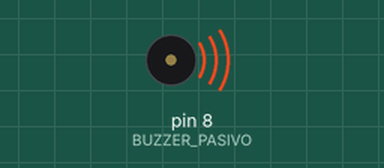
Bench run of a sketch on a simulated Arduino Uno, built with avr-gcc and run on an emulated ATmega328P. Parts: buzzer (waves = sounding).

Above: at 0.06 s.
At 13.9 s:
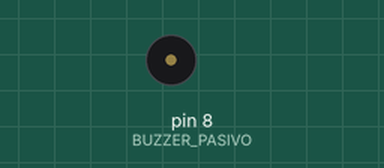
Timing chart, 0 to 16.7 s (numbered marks = the images above):
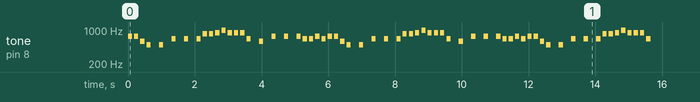

Measured:
- by itself, tone on pin 8 (BUZZER_PASIVO): plays 740 Hz for 0.13 s, 740 Hz for 0.13 s, 587 Hz for 0.13 s, 494 Hz for 0.13 s, 494 Hz for 0.13 s, 659 Hz for 0.13 s … (326 notes in this stretch)

The sketch:

55_2_BuzzerPasivo_MelodiaTakeOnMe.ino
```cpp
/*55.2.-Buzzer Pasivo: Este tipo de Buzzer recibe una señal, cuya frecuencia indicará a que tono debe de
sonar, por lo cual se le pueden programar melodías o secuencias de sonido. En este caso sonará la melodía
de Take on Me, además de este enlace se pueden obtener más secuencias de melodías conocidas:
https://github.com/robsoncouto/arduino-songs/tree/master.*/

/*#define: Instrucción utilizada para crear constantes globales en el programa de Arduino siguiendo la
sintaxis descrita a continuación:
  #define nombreConstante valorConstante
En este caso las constantes indican todas las notas musicales que pueden sonar en el buzzer pasivo para
crear una melodía simulando como si se tuviera un piano de 88 teclas, que es el más común y contiene casi
todas las frecuencias de las 8 octavas musicales. Una octava es un intervalo musical que abarca ocho notas
consecutivas, esto incluye las notas naturales do, re, mi, fa, sol, la, si y sus correspondientes
sostenidos o bemoles, donde la frecuencia de una nota en una octava superior es del doble en su equivalente
de la misma nota pero en una octava inferior. Cuanto mayor sea la frecuencia de una onda sonora, más agudo
será el sonido percibido y viceversa.*/
//OCTAVA CERO: Sonidos más graves.
#define NOTE_La0   27    //1.-A0:   Nota La   indicada en 27 Hz.
#define NOTE_LaS0  29    //2.-AS0:  Nota La Sostenido/Si Bemol indicada en 29 Hz.
#define NOTE_Si0   31    //3.-B0:   Nota Si   indicada en 31 Hz.
//PRIMERA OCTAVA:
#define NOTE_Do1   33    //4.-C1:   Nota Do   indicada en 33 Hz.
#define NOTE_DoS1  35    //5.-CS1:  Nota Do Sostenido/Re Bemol indicada en 35 Hz.
#define NOTE_Re1   37    //6.-D1:   Nota Re   indicada en 37 Hz.
#define NOTE_ReS1  39    //7.-DS1:  Nota Re Sostenido/Mi Bemol indicada en 39 Hz.
#define NOTE_Mi1   41    //8.-E1:   Nota Mi   indicada en 41 Hz.
#define NOTE_Fa1   44    //9.-F1:   Nota Fa   indicada en 44 Hz.
#define NOTE_FaS1  46    //10.-FS1: Nota Fa Sostenido/Sol Bemol indicada en 46 Hz.
#define NOTE_Sol1  49    //11.-G1:  Nota Sol  indicada en 49 Hz.
#define NOTE_SolS1 52    //12.-GS1: Nota Sol Sostenido/La Bemol indicada en 52 Hz.
#define NOTE_La1   55    //13.-A1:  Nota La   indicada en 55 Hz.
#define NOTE_LaS1  58    //14.-AS1: Nota La Sostenido/Si Bemol indicada en 58 Hz.
#define NOTE_Si1   62    //15.-B1:  Nota Si   indicada en 62 Hz.
//SEGUNDA OCTAVA:
#define NOTE_Do2   65    //16.-C2:  Nota Do   indicada en 65 Hz.
#define NOTE_DoS2  69    //17.-CS2: Nota Do Sostenido/Re Bemol indicada en 69 Hz.
#define NOTE_Re2   73    //18.-D2:  Nota Re   indicada en 73 Hz.
#define NOTE_ReS2  78    //19.-DS2: Nota Re Sostenido/Mi Bemol indicada en 78 Hz.
#define NOTE_Mi2   82    //20.-E2:  Nota Mi   indicada en 82 Hz.
#define NOTE_Fa2   87    //21.-F2:  Nota Fa   indicada en 87 Hz.
#define NOTE_FaS2  93    //22.-FS2: Nota Fa Sostenido/Sol Bemol indicada en 93 Hz.
#define NOTE_Sol2  98    //23.-G2:  Nota Sol  indicada en 98 Hz.
#define NOTE_SolS2 104   //24.-GS2: Nota Sol Sostenido/La Bemol indicada en 104 Hz.
#define NOTE_La2   110   //25.-A2:  Nota La   indicada en 110 Hz.
#define NOTE_LaS2  117   //26.-AS2: Nota La Sostenido/Si Bemol indicada en 117 Hz.
#define NOTE_Si2   123   //27.-B2:  Nota Si   indicada en 123 Hz.
//TERCERA OCTAVA:
#define NOTE_Do3   131   //28.-C3:  Nota Do   indicada en 131 Hz.
#define NOTE_DoS3  139   //29.-CS3: Nota Do Sostenido/Re Bemol indicada en 139 Hz.
#define NOTE_Re3   147   //30.-D3:  Nota Re   indicada en 147 Hz.
#define NOTE_ReS3  156   //31.-DS3: Nota Re Sostenido/Mi Bemol indicada en 156 Hz.
#define NOTE_Mi3   165   //32.-E3:  Nota Mi   indicada en 165 Hz.
#define NOTE_Fa3   175   //33.-F3:  Nota Fa   indicada en 175 Hz.
#define NOTE_FaS3  185   //34.-FS3: Nota Fa Sostenido/Sol Bemol indicada en 185 Hz.
#define NOTE_Sol3  196   //35.-G3:  Nota Sol  indicada en 196 Hz.
#define NOTE_SolS3 208   //36.-GS3: Nota Sol Sostenido/La Bemol indicada en 208 Hz.
#define NOTE_La3   220   //37.-A3:  Nota La   indicada en 220 Hz.
#define NOTE_LaS3  233   //38.-AS3: Nota La Sostenido/Si Bemol indicada en 233 Hz.
#define NOTE_Si3   247   //39.-B3:  Nota Si   indicada en 247 Hz.
//CUARTA OCTAVA:
#define NOTE_Do4   262   //40.-C4:  Nota Do   indicada en 262 Hz.
#define NOTE_DoS4  277   //41.-CS4: Nota Do Sostenido/Re Bemol indicada en 277 Hz.
#define NOTE_Re4   294   //42.-D4:  Nota Re   indicada en 294 Hz.
#define NOTE_ReS4  311   //43.-DS4: Nota Re Sostenido/Mi Bemol indicada en 311 Hz.
#define NOTE_Mi4   330   //44.-E4:  Nota Mi   indicada en 330 Hz.
#define NOTE_Fa4   349   //45.-F4:  Nota Fa   indicada en 349 Hz.
#define NOTE_FaS4  370   //46.-FS4: Nota Fa Sostenido/Sol Bemol indicada en 370 Hz.
#define NOTE_Sol4  392   //47.-G4:  Nota Sol  indicada en 392 Hz.
#define NOTE_SolS4 415   //48.-GS4: Nota Sol Sostenido/La Bemol indicada en 415 Hz.
#define NOTE_La4   440   //49.-A4:  Nota La   indicada en 440 Hz.
#define NOTE_LaS4  466   //50.-AS4: Nota La Sostenido/Si Bemol indicada en 466 Hz.
#define NOTE_Si4   494   //51.-B4:  Nota Si   indicada en 494 Hz.
//QUINTA OCTAVA:
#define NOTE_Do5   523   //52.-C5:  Nota Do   indicada en 523 Hz.
#define NOTE_DoS5  554   //53.-CS5: Nota Do Sostenido/Re Bemol indicada en 554 Hz.
#define NOTE_Re5   587   //54.-D5:  Nota Re   indicada en 587 Hz.
#define NOTE_ReS5  622   //55.-DS5: Nota Re Sostenido/Mi Bemol indicada en 622 Hz.
#define NOTE_Mi5   659   //56.-E5:  Nota Mi   indicada en 659 Hz.
#define NOTE_Fa5   698   //57.-F5:  Nota Fa   indicada en 698 Hz.
#define NOTE_FaS5  740   //58.-FS5: Nota Fa Sostenido/Sol Bemol indicada en 740 Hz.
#define NOTE_Sol5  784   //59.-G5:  Nota Sol  indicada en 784 Hz.
#define NOTE_SolS5 831   //60.-GS5: Nota Sol Sostenido/La Bemol indicada en 831 Hz.
#define NOTE_La5   880   //61.-A5:  Nota La   indicada en 880 Hz.
#define NOTE_LaS5  932   //62.-AS5: Nota La Sostenido/Si Bemol indicada en 932 Hz.
#define NOTE_Si5   988   //63.-B5:  Nota Si   indicada en 988 Hz.
//SEXTA OCTAVA:
#define NOTE_Do6   1047  //64.-C6:  Nota Do   indicada en 1047 Hz.
#define NOTE_DoS6  1109  //65.-CS6: Nota Do Sostenido/Re Bemol indicada en 1109 Hz.
#define NOTE_Re6   1175  //66.-D6:  Nota Re   indicada en 1175 Hz.
#define NOTE_ReS6  1245  //67.-DS6: Nota Re Sostenido/Mi Bemol indicada en 1245 Hz.
#define NOTE_Mi6   1319  //68.-E6:  Nota Mi   indicada en 1319 Hz.
#define NOTE_Fa6   1397  //69.-F6:  Nota Fa   indicada en 1397 Hz.
#define NOTE_FaS6  1480  //70.-FS6: Nota Fa Sostenido/Sol Bemol indicada en 1480 Hz.
#define NOTE_Sol6  1568  //71.-G6:  Nota Sol  indicada en 1568 Hz.
#define NOTE_SolS6 1661  //72.-GS6: Nota Sol Sostenido/La Bemol indicada en 1661 Hz.
#define NOTE_La6   1760  //73.-A6:  Nota La   indicada en 1760 Hz.
#define NOTE_LaS6  1865  //74.-AS6: Nota La Sostenido/Si Bemol indicada en 1865 Hz.
#define NOTE_Si6   1976  //75.-B6:  Nota Si   indicada en 1976 Hz.
//SÉPTIMA OCTAVA:
#define NOTE_Do7   2093  //76.-C7:  Nota Do   indicada en 2093 Hz.
#define NOTE_DoS7  2217  //77.-CS7: Nota Do Sostenido/Re Bemol indicada en 2217 Hz.
#define NOTE_Re7   2349  //78.-D7:  Nota Re   indicada en 2349 Hz.
#define NOTE_ReS7  2489  //79.-DS7: Nota Re Sostenido/Mi Bemol indicada en 2489 Hz.
#define NOTE_Mi7   2637  //80.-E7:  Nota Mi   indicada en 2637 Hz.
#define NOTE_Fa7   2794  //81.-F7:  Nota Fa   indicada en 2794 Hz.
#define NOTE_FaS7  2960  //82.-FS7: Nota Fa Sostenido/Sol Bemol indicada en 2960 Hz.
#define NOTE_Sol7  3136  //83.-G7:  Nota Sol  indicada en 3136 Hz.
#define NOTE_SolS7 3322  //84.-GS7: Nota Sol Sostenido/La Bemol indicada en 3322 Hz.
#define NOTE_La7   3520  //85.-A7:  Nota La   indicada en 3520 Hz.
#define NOTE_LaS7  3729  //86.-AS7: Nota La Sostenido/Si Bemol indicada en 3729 Hz.
#define NOTE_Si7   3951  //87.-B7:  Nota Si   indicada en 3951 Hz.
//OCTAVA OCTAVA: Sonidos más agudos.
#define NOTE_Do8   4186  //88.-C8:  Nota Do   indicada en 4186 Hz.
#define REST       0
/*Pin digital del Buzzer Pasivo = 8*/
#define BUZZER_PASIVO 8

//CANCIÓN DE TAKE ON ME:
int melodia [] = {
  NOTE_FaS5, NOTE_FaS5, NOTE_Re5, NOTE_Si4, REST, NOTE_Si4, REST, NOTE_Mi5,
  REST, NOTE_Mi5, REST, NOTE_Mi5, NOTE_SolS5, NOTE_SolS5, NOTE_La5, NOTE_Si5,
  NOTE_La5, NOTE_La5, NOTE_La5, NOTE_Mi5, REST, NOTE_Re5, REST, NOTE_FaS5,
  REST, NOTE_FaS5, REST, NOTE_FaS5, NOTE_Mi5, NOTE_Mi5, NOTE_FaS5, NOTE_Mi5,
  NOTE_FaS5, NOTE_FaS5, NOTE_Re5, NOTE_Si4, REST, NOTE_Si4, REST, NOTE_Mi5,

  REST, NOTE_Mi5, REST, NOTE_Mi5, NOTE_SolS5, NOTE_SolS5, NOTE_La5, NOTE_Si5,
  NOTE_La5, NOTE_La5, NOTE_La5, NOTE_Mi5, REST, NOTE_Re5, REST, NOTE_FaS5,
  REST, NOTE_FaS5, REST, NOTE_FaS5, NOTE_Mi5, NOTE_Mi5, NOTE_FaS5, NOTE_Mi5,
  NOTE_FaS5, NOTE_FaS5, NOTE_Re5, NOTE_Si4, REST, NOTE_Si4, REST, NOTE_Mi5,
  REST, NOTE_Mi5, REST, NOTE_Mi5, NOTE_SolS5, NOTE_SolS5, NOTE_La5, NOTE_Si5,

  NOTE_La5, NOTE_La5, NOTE_La5, NOTE_Mi5, REST, NOTE_Re5, REST, NOTE_FaS5,
  REST, NOTE_FaS5, REST, NOTE_FaS5, NOTE_Mi5, NOTE_Mi5, NOTE_FaS5, NOTE_Mi5
};
//Las duraciones de las notas se realiza al dividir un segundo en fracciones, osea 1/4, 1/8, etc.
int duraciones [] = {
  8, 8, 8, 8, 8, 8, 8, 8,
  8, 8, 8, 8, 8, 8, 8, 8,
  8, 8, 8, 8, 8, 8, 8, 8,
  8, 8, 8, 8, 8, 8, 8, 8,
  8, 8, 8, 8, 8, 8, 8, 8,

  8, 8, 8, 8, 8, 8, 8, 8,
  8, 8, 8, 8, 8, 8, 8, 8,
  8, 8, 8, 8, 8, 8, 8, 8,
  8, 8, 8, 8, 8, 8, 8, 8,
  8, 8, 8, 8, 8, 8, 8, 8,

  8, 8, 8, 8, 8, 8, 8, 8,
  8, 8, 8, 8, 8, 8, 8, 8
};

//CONFIGURACIÓN DE LOS PINES Y LA COMUNICACIÓN SERIAL
void setup() {
  /*En esta parte del código Arduino se indican los puertos de salida, de entrada y la velocidad
  de la comunicación serial*/
  /*pinMode(): Método que indica cuales pines del Arduino son entradas y cuales son salidas:
      - primer parámetro: Indica el pin de Arduino que será asignado como salida o entrada.
      - segundo parámetro: Usa la instrucción OUTPUT para indicar que el pin es una salida o
        INPUT para indicar que el pin es una entrada.
  El número del pin que recibe este método como primer parámetro se puede declarar directamente
  como un número o se puede declarar al inicio del programa como una variable.*/
  pinMode(BUZZER_PASIVO, OUTPUT); //La constante BUZZER_PASIVO asignada al pin digital 8 es una salida.
}

//EJECUCIÓN DEL PROGRAMA EN UN BUCLE INFINITO
void loop() {
  for(int i = 0; i < 84; i++){
    int duracion = 1000/duraciones[i]; //Operación para indicar todas las duraciones en segundos.
    /*tone(): Método que permite mandar una señal con una frecuencia específica, que además dure un
    tiempo determinado, recibe como parámetros lo siguiente:
      - Primer parámetro: Pin, este será cualquier pin digital.
      - Segundo parámetro: Frecuencia, indicada en Hertz (ciclos/segundo).
      - Tercer parámetro: Duración, indicada en milisegundos.*/
    tone(BUZZER_PASIVO, melodia[i], duracion);
    int pausa = duracion * 1.5;
    /*delay(ms): Método que detiene la ejecución del programa un cierto tiempo dado en milisegundos.*/
    delay(pausa);
    /*noTone(): Método que permite detener la señal mandada a un pin específico previamente mandada a
    través del método tone():
      - Primer parámetro: Pin, este será cualquier pin digital al que previamente
        se haya aplicado el método tone().*/
    noTone(BUZZER_PASIVO);
  }
  delay(10000);
}
```
